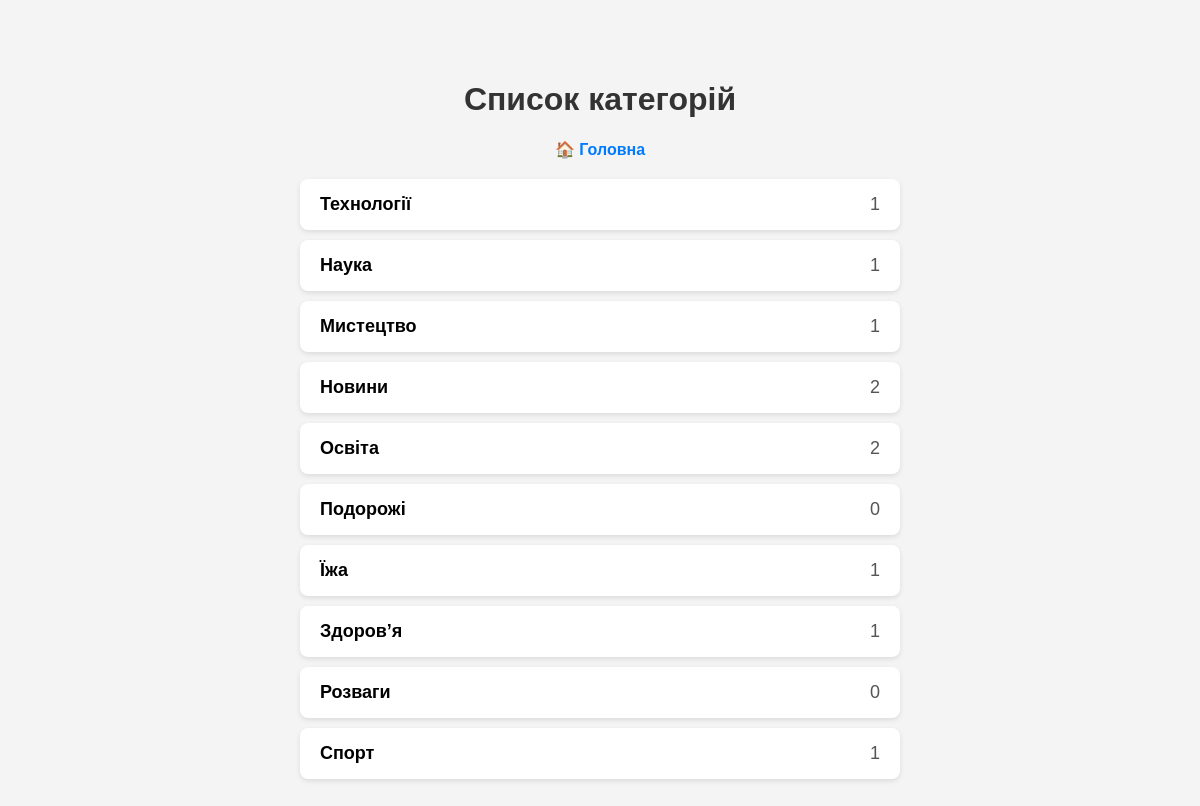
Page /categories/ on the committed database.
### myapp/models.py (models this page shows, shortened)
class Category(models.Model):
    name = models.CharField(max_length=100)

### myapp/views.py (the view)
# urls.py: path('categories/', category_list, name='category_list'),
def category_list(request):
    categories = Category.objects.annotate(article_count=Count('articles', distinct=True))
    return render(request, 'category_list.html', {'categories': categories})

### myapp/templates/category_list.html (shortened to what this page needs)
<!DOCTYPE html>
<html lang="uk">
<head>
</head>
<body>
    <h1>Список категорій</h1>
    <nav>
        <a href="/">🏠 Головна</a>
    </nav>
    <ul>
        {% for category in categories %}
            <li>
                <span class="category-name">{{ category.name }}</span>
                <span class="article-count">{{ category.article_count }} {{ category.article_count|pluralize:"стаття,статті,статей" }}</span>
            </li>
        {% empty %}
            <li>Категорій поки немає.</li>
        {% endfor %}
    </ul>
</body>
</html>

### myapp/templates/category_list.html (style rules this page uses)
body { font-family: Arial, sans-serif; background: #f4f4f4; margin: 40px; padding: 20px; }
h1 { text-align: center; color: #333; font-size: 32px; }
nav { text-align: center; margin-bottom: 20px; }
nav a { text-decoration: none; color: #007bff; font-weight: bold; margin: 0 10px; }
ul { list-style-type: none; padding: 0; max-width: 600px; margin: 0 auto; }
li { background: white; margin-bottom: 10px; padding: 15px 20px; border-radius: 8px; box-shadow: 0 2px 5px rgba(0,0,0,0.1); font-size: 18px; display: flex; justify-content: space-between; }
.category-name { font-weight: bold; }
.article-count { color: #555; }

### rows in the picture
Category: name "Технології", article_count "1"
Category: name "Наука", article_count "1"
Category: name "Мистецтво", article_count "1"
Category: name "Новини", article_count "2"
Category: name "Освіта", article_count "2"
Category: name "Подорожі", article_count "0"
Category: name "Їжа", article_count "1"
Category: name "Здоров’я", article_count "1"
Category: name "Розваги", article_count "0"
Category: name "Спорт", article_count "1"
